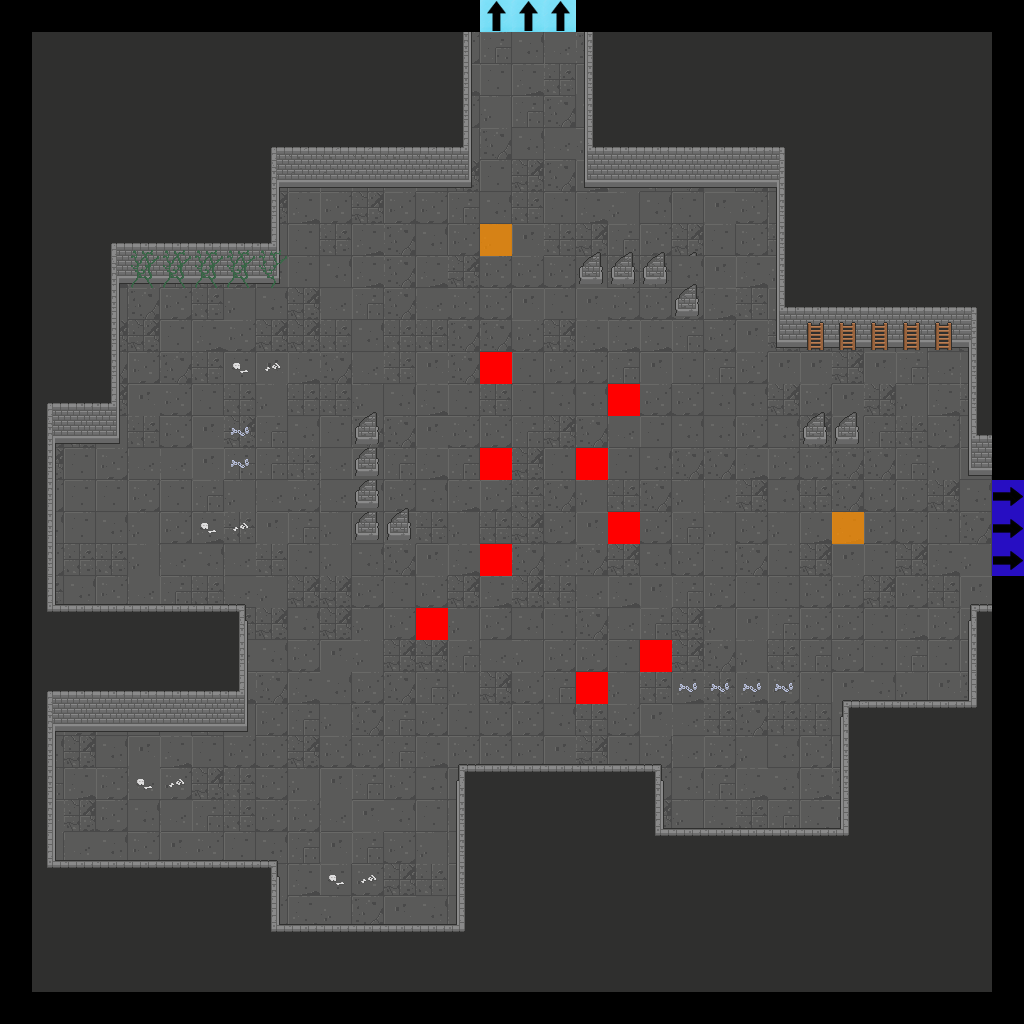

The image is a tile-based game level rendered from a .tmx file. Its description and source (layers, tilesets, objects; grid data summarised) follow:
An orthogonal 32x32 tile map with 32x32 px tiles, 7 tile layers (Floor, Walls, Doors, Pillars, ...), 2 tilesets.

<map version="1.2" tiledversion="2019.04.18" orientation="orthogonal" renderorder="right-down" width="32" height="32" tilewidth="32" tileheight="32" infinite="0" nextlayerid="22" nextobjectid="1">
 <tileset firstgid="1" source="Dungeon_Tileset_2.tsx" />
 <tileset firstgid="321" source="flags.tsx" />
 <layer id="15" name="Floor" width="32" height="32">
  <data>[1024 cells, 900 non-empty, 12 distinct tile ids]</data>
 </layer>
 <layer id="16" name="Walls" width="32" height="32">
  <data>[1024 cells, 453 non-empty, 30 distinct tile ids]</data>
 </layer>
 <layer id="17" name="Doors" width="32" height="32">
  <data>[1024 cells, 0 non-empty, 0 distinct tile ids]</data>
 </layer>
 <layer id="18" name="Pillars" width="32" height="32">
  <data>[1024 cells, 20 non-empty, 2 distinct tile ids]</data>
 </layer>
 <layer id="19" name="Candles" width="32" height="32">
  <data>[1024 cells, 0 non-empty, 0 distinct tile ids]</data>
 </layer>
 <layer id="20" name="Debris" width="32" height="32">
  <data>[1024 cells, 29 non-empty, 8 distinct tile ids]</data>
 </layer>
 <layer id="21" name="Flags" width="32" height="32">
  <data>[1024 cells, 17 non-empty, 4 distinct tile ids]</data>
 </layer>
</map>
